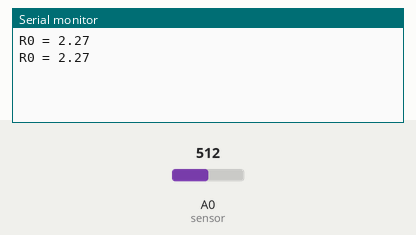
This sketch was run on a simulated Arduino Uno, built with avr-gcc and run on an emulated ATmega328P. Shown: the last lines printed to the serial monitor. Inputs (shaded band) come from the test bench; at power-on: A0 (sensor) = 512.

Above: at 1.2 s.
1.3 s: A0 (sensor) set to 0
At 3.0 s:
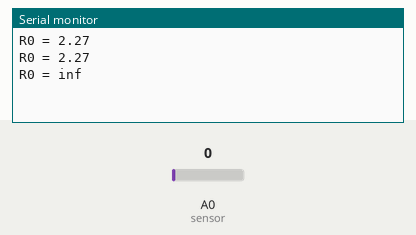
4.3 s: A0 (sensor) set to 122
At 5.2 s:
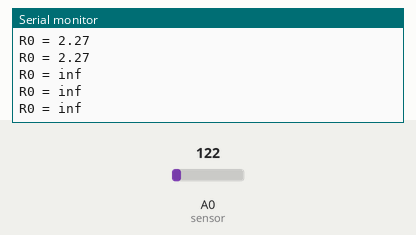

Measured:
- after the input at 1.3 s, the serial monitor: prints a new line after 0.88 s (image 1)

The sketch:

mq4calibration.ino
```cpp
/*
Arduino MQ4 gas sensor - Geekstips.com
 This example is for calculating R0 which is
 the resistance of the sensor at a known concentration
 without the presence of other gases, or in fresh air
*/
void setup() {
  Serial.begin(9600); //Baud rate
}

void loop() {
  float sensor_volt; //Define variable for sensor voltage
  float RS_air; //Define variable for sensor resistance
  float R0; //Define variable for R0
  float sensorValue; //Define variable for analog readings
  for (int x = 0 ; x < 500 ; x++){
    sensorValue = sensorValue + analogRead(A0); //Add analog values of sensor 500 times
  }
  sensorValue = sensorValue / 500.0; //Take average of readings
  sensor_volt = sensorValue * (5.0 / 1023.0); //Convert average to voltage
  RS_air = ((5.0 * 10.0) / sensor_volt) - 10.0; //Calculate RS in fresh air
  R0 = RS_air / 4.4; //Calculate R0

  Serial.print("R0 = ");
  Serial.println(R0); //Display value of R0
  delay(1000);
}
```
